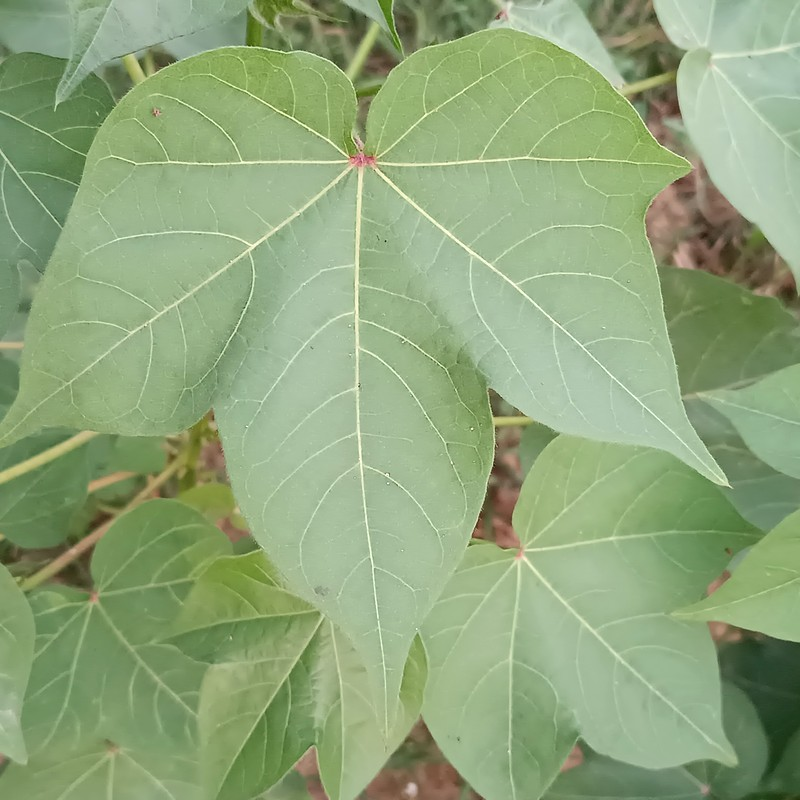
#> input picture sample.jpg, 800 x 800 px
$ python -i crop_validation_pixel.py   (imports and definitions only)
#> lines starting #> are read from the running program, lines starting #| are printed output that depends on the picture; after the words box and inside, x2 and y2 are one past the last pixel; in counts of white or black regions, pixels touching at a corner belong together
#> further down, picture is the input picture: shape (800, 800, 3); mean B, G, R 123.4, 166.5, 143.3
import cv2
import numpy as np

def crop_validation_pixel(img):
    hsv = cv2.cvtColor(img, cv2.COLOR_BGR2HSV)
#> hsv: shape (800, 800, 3); mean H, S, V 47, 70.2, 167.3

    lower_green = np.array([35, 40, 40])
    upper_green = np.array([85, 255, 255])

    green_mask = cv2.inRange(hsv, lower_green, upper_green)
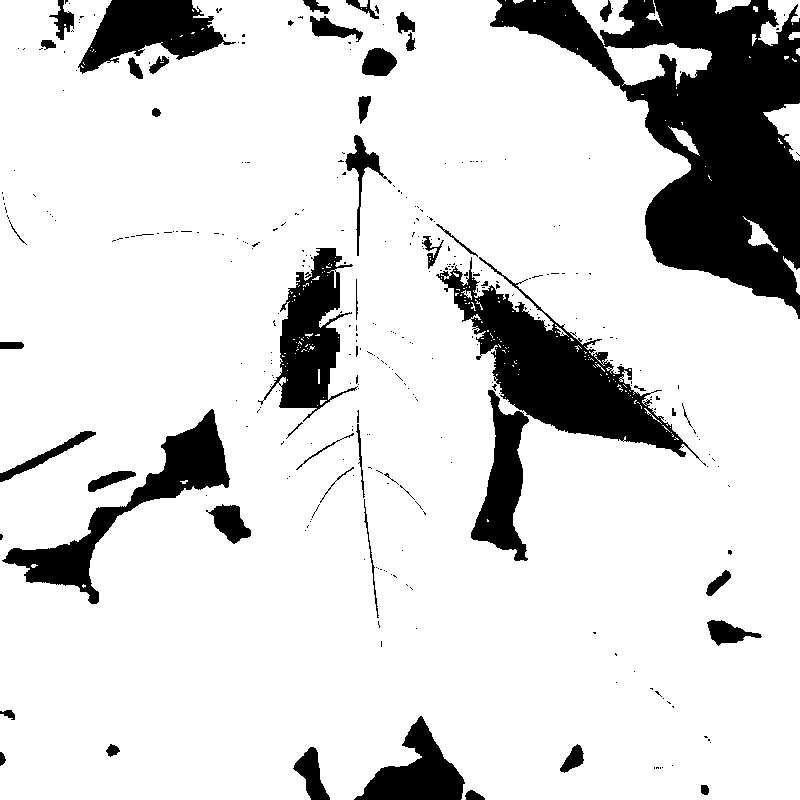
#> green_mask: shape (800, 800); 84.2% white; 337 black regions (285 under 20 px), largest, box (x1, y1, x2, y2) and area: (490, 0, 800, 319) 42346, (436, 257, 706, 466) 16212, (2, 409, 230, 604) 8352
    green_ratio = (green_mask > 0).sum() / green_mask.size
#> green_ratio = 0.842

    edges = cv2.Canny(cv2.cvtColor(img, cv2.COLOR_BGR2GRAY), 100, 200)
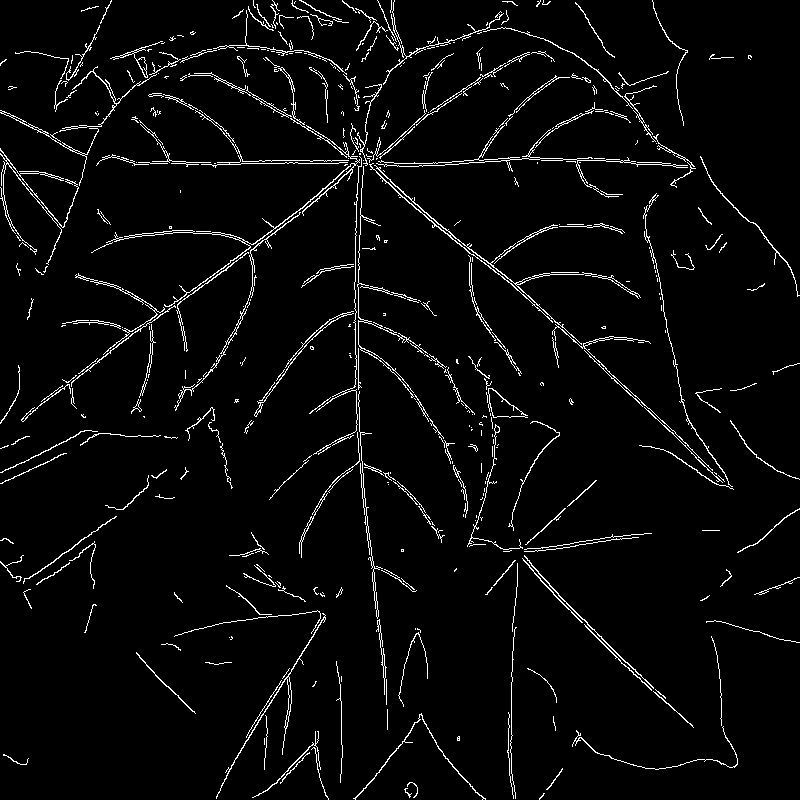
#> edges: shape (800, 800); 3.8% white in thin lines or dots
    edge_ratio = (edges > 0).sum() / edges.size
#> edge_ratio = 0.038

    if green_ratio < 0.25:
        return False, "Low green content"
    if edge_ratio < 0.01:
        return False, "Low texture"

    return True, "Pixel validation passed"

>>> import cv2
>>> picture = cv2.imread('../sample.jpg')
>>> result = crop_validation_pixel(picture)
#> result = (True, 'Pixel validation passed')
